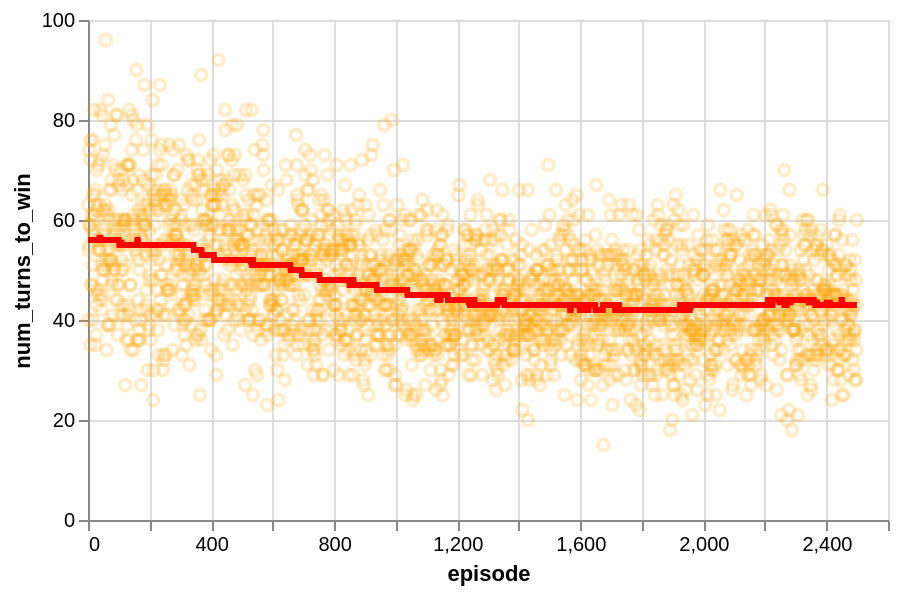

The code cell stored with this chart in its notebook:
### Code cell
plot_training_metric(env, metric="num_turns_to_win")

### Figure 1 — Vega-Lite specification as saved in the notebook (floating-point values rounded to 4 significant figures; data arrays with more than 128 entries replaced by an {"elided": "..."} marker saying what was removed)
{"config": {"view": {"continuousWidth": 300, "continuousHeight": 300}}, "layer": [{"mark": {"type": "point", "color": "orange", "opacity": 0.2}, "encoding": {"x": {"field": "episode", "type": "quantitative"}, "y": {"field": "num_turns_to_win", "title": "num_turns_to_win", "type": "quantitative"}}}, {"mark": {"type": "line", "color": "red", "size": 3}, "encoding": {"x": {"field": "episode", "type": "quantitative"}, "y": {"field": "rolling_mean", "type": "quantitative"}}, "transform": [{"window": [{"op": "median", "field": "num_turns_to_win", "as": "rolling_mean"}], "frame": [-250, 250]}]}], "data": {"name": "data-3c2f2b3b97192890590eade77a9ed84d"}, "height": 250, "width": 400, "$schema": "https://vega.github.io/schema/vega-lite/v5.17.0.json", "datasets": {"data-3c2f2b3b97192890590eade77a9ed84d": {"elided": "2500 records"}}}
